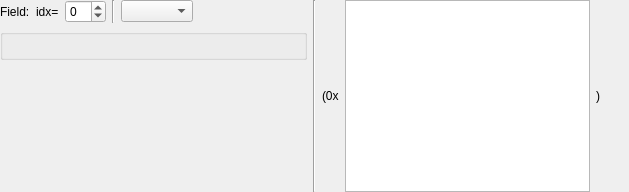
<?xml version="1.0" encoding="UTF-8"?>
<ui version="4.0">
 <class>VariantFieldWidget</class>
 <widget class="QWidget" name="VariantFieldWidget">
  <property name="geometry">
   <rect>
    <x>0</x>
    <y>0</y>
    <width>629</width>
    <height>192</height>
   </rect>
  </property>
  <property name="windowTitle">
   <string>Variant Field</string>
  </property>
  <layout class="QHBoxLayout" name="horizontalLayout_3" stretch="1,0,1">
   <property name="leftMargin">
    <number>0</number>
   </property>
   <property name="topMargin">
    <number>0</number>
   </property>
   <property name="rightMargin">
    <number>0</number>
   </property>
   <property name="bottomMargin">
    <number>0</number>
   </property>
   <item>
    <widget class="QWidget" name="m_valueWidget" native="true">
     <layout class="QVBoxLayout" name="verticalLayout">
      <property name="leftMargin">
       <number>0</number>
      </property>
      <property name="topMargin">
       <number>0</number>
      </property>
      <property name="rightMargin">
       <number>0</number>
      </property>
      <property name="bottomMargin">
       <number>0</number>
      </property>
      <item>
       <layout class="QHBoxLayout" name="horizontalLayout">
        <item>
         <widget class="QWidget" name="m_infoWidget" native="true">
          <layout class="QHBoxLayout" name="horizontalLayout_7">
           <property name="leftMargin">
            <number>0</number>
           </property>
           <property name="topMargin">
            <number>0</number>
           </property>
           <property name="rightMargin">
            <number>0</number>
           </property>
           <property name="bottomMargin">
            <number>0</number>
           </property>
           <item>
            <widget class="QLabel" name="m_nameLabel">
             <property name="text">
              <string>Field:</string>
             </property>
            </widget>
           </item>
           <item>
            <widget class="QWidget" name="m_idxWidget" native="true">
             <layout class="QHBoxLayout" name="horizontalLayout_6">
              <property name="leftMargin">
               <number>0</number>
              </property>
              <property name="topMargin">
               <number>0</number>
              </property>
              <property name="rightMargin">
               <number>0</number>
              </property>
              <property name="bottomMargin">
               <number>0</number>
              </property>
              <item>
               <widget class="QLabel" name="m_idxLabel">
                <property name="text">
                 <string>idx=</string>
                </property>
               </widget>
              </item>
              <item>
               <widget class="QSpinBox" name="m_idxSpinBox">
                <property name="minimum">
                 <number>-1</number>
                </property>
               </widget>
              </item>
              <item>
               <widget class="Line" name="line">
                <property name="orientation">
                 <enum>Qt::Vertical</enum>
                </property>
               </widget>
              </item>
              <item>
               <widget class="QComboBox" name="m_memberComboBox"/>
              </item>
             </layout>
            </widget>
           </item>
           <item>
            <spacer name="horizontalSpacer_4">
             <property name="orientation">
              <enum>Qt::Horizontal</enum>
             </property>
             <property name="sizeHint" stdset="0">
              <size>
               <width>58</width>
               <height>20</height>
              </size>
             </property>
            </spacer>
           </item>
          </layout>
         </widget>
        </item>
       </layout>
      </item>
      <item>
       <widget class="QGroupBox" name="m_memberGroupBox">
        <property name="title">
         <string/>
        </property>
        <layout class="QVBoxLayout" name="m_membersLayout"/>
       </widget>
      </item>
      <item>
       <spacer name="verticalSpacer">
        <property name="orientation">
         <enum>Qt::Vertical</enum>
        </property>
        <property name="sizeHint" stdset="0">
         <size>
          <width>20</width>
          <height>40</height>
         </size>
        </property>
       </spacer>
      </item>
     </layout>
    </widget>
   </item>
   <item>
    <widget class="Line" name="m_sepLine">
     <property name="orientation">
      <enum>Qt::Vertical</enum>
     </property>
    </widget>
   </item>
   <item>
    <widget class="QWidget" name="m_serValueWidget" native="true">
     <layout class="QHBoxLayout" name="horizontalLayout_2">
      <property name="leftMargin">
       <number>0</number>
      </property>
      <property name="topMargin">
       <number>0</number>
      </property>
      <property name="rightMargin">
       <number>0</number>
      </property>
      <property name="bottomMargin">
       <number>0</number>
      </property>
      <item>
       <widget class="QLabel" name="m_serFrontLabel">
        <property name="text">
         <string>(0x</string>
        </property>
       </widget>
      </item>
      <item>
       <widget class="QPlainTextEdit" name="m_serValuePlainTextEdit">
        <property name="sizeAdjustPolicy">
         <enum>QAbstractScrollArea::AdjustIgnored</enum>
        </property>
        <property name="readOnly">
         <bool>true</bool>
        </property>
       </widget>
      </item>
      <item>
       <widget class="QLabel" name="m_serBackLabel">
        <property name="text">
         <string>)</string>
        </property>
       </widget>
      </item>
      <item>
       <spacer name="horizontalSpacer_2">
        <property name="orientation">
         <enum>Qt::Horizontal</enum>
        </property>
        <property name="sizeHint" stdset="0">
         <size>
          <width>40</width>
          <height>20</height>
         </size>
        </property>
       </spacer>
      </item>
     </layout>
    </widget>
   </item>
  </layout>
 </widget>
 <resources/>
 <connections/>
</ui>
